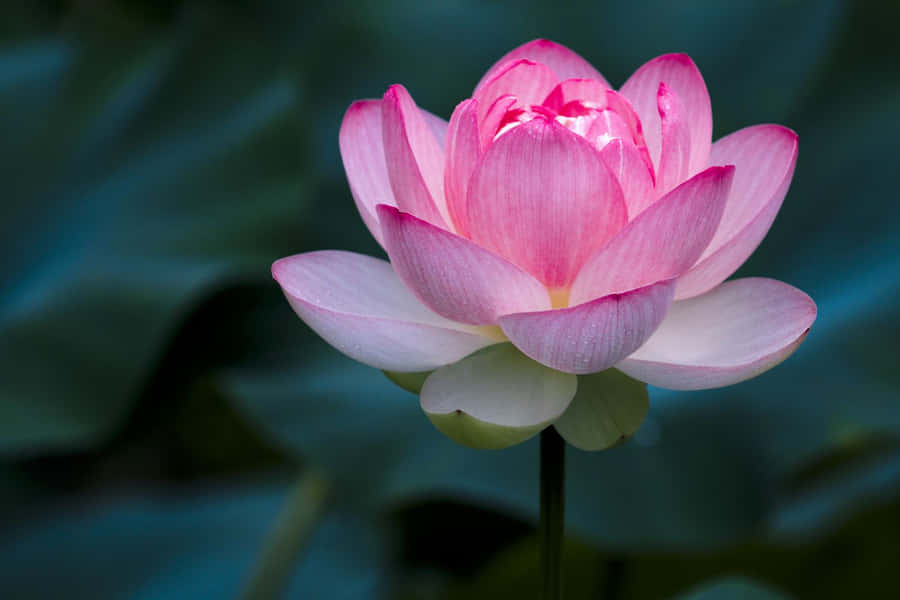
#> input picture Lab 3/image.png, 900 x 600 px
$ jupyter execute notebook.ipynb
#> lines starting #> are read from the running program, lines starting #| are printed output that depends on the picture
[cell 1]
import numpy as np
import matplotlib.pyplot as plt
import cv2

[cell 2]
# Display the original image
img = plt.imread('image.png' )
#> img is the input picture: shape (600, 900, 3) float32; mean R, G, B 0.254, 0.261, 0.299
plt.imshow(img)
plt.title('image' )
plt.axis('off')
plt.show()

[cell 3]
# Print image information
print(type(img))
#| <class 'numpy.ndarray'>
print(img.shape)
#| (600, 900, 3)
print(img.ndim)
#| 3
print(img.size)
#| 1620000
print(img.dtype)
#| float32

[cell 4]
# Slicing: Display a portion of the image
plt.figure(figsize=(8, 6))
plt.imshow(img[100:400, 100:400, :])
plt.title('Sliced Image')
plt.axis('off')
plt.show()

[cell 5]
# RGB Channels: Separate and display R, G, B channels
R = img[:, :, 0]
G = img[:, :, 1]
B = img[:, :, 2]
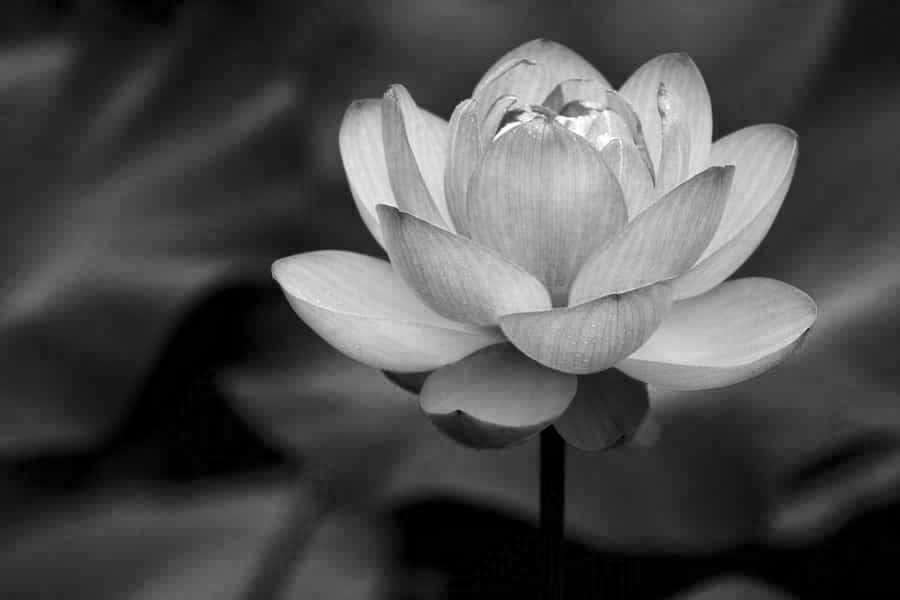
#> B: shape (600, 900) float32; min 0, max 1, mean 0.299

output = [img, R, G, B]
titles = ['Original Image', 'R Channel', 'G Channel', 'B Channel']

plt.figure(figsize=(12, 8))
for i in range(4):
    plt.subplot(2, 2, i + 1)
    plt.axis('off')
    plt.title(titles[i])
    if i == 0:
        plt.imshow(output[i])
    else:
        plt.imshow(output[i], cmap='gray')
plt.show()

[cell 6]
# Motion Difference (using example images - replace with your own)
t4 = plt.imread('t4.jpg') # Placeholder - replace with your actual image
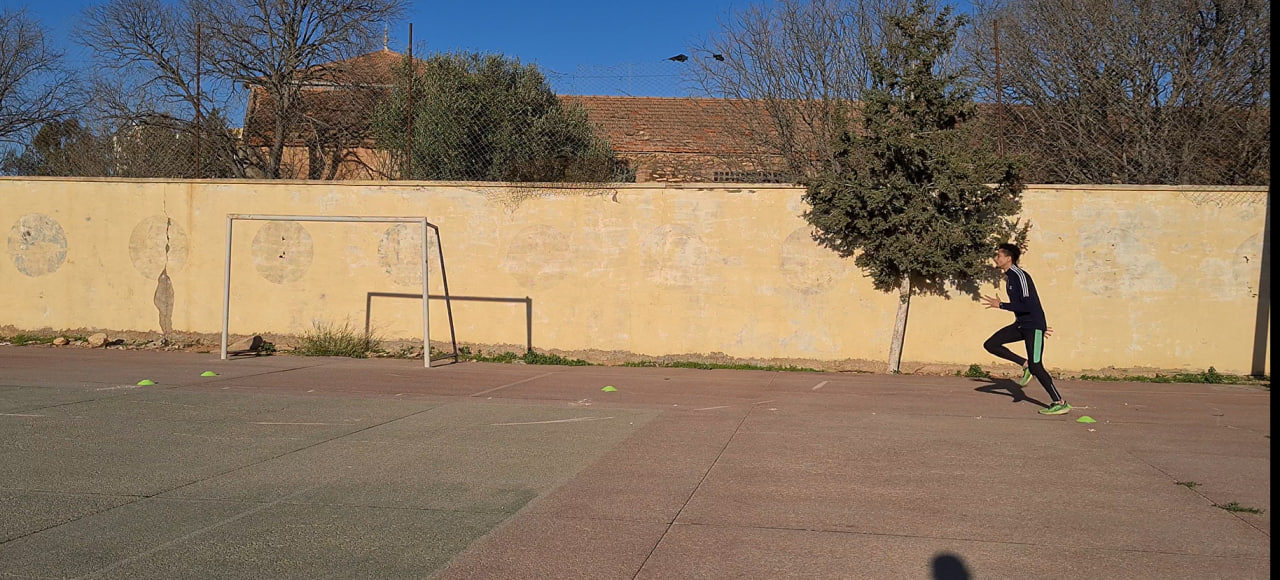
#> input picture Lab 3/t4.jpg, 1280 x 580 px
#> t4 is the input picture: shape (580, 1280, 3); mean R, G, B 134, 117.5, 99.5
t5 = plt.imread('t5.jpg') # Placeholder - replace with your actual image
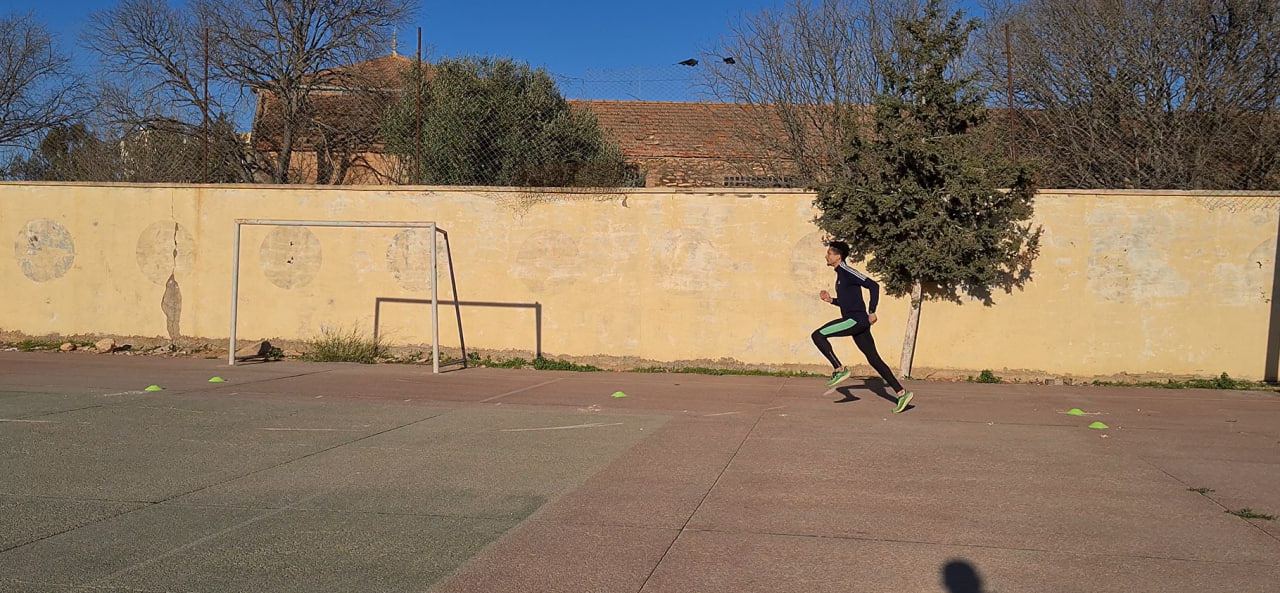
#> input picture Lab 3/t5.jpg, 1280 x 593 px
#> t5 is the input picture: shape (593, 1280, 3); mean R, G, B 134.5, 118, 100.6
# Create a figure and subplots
plt.figure(figsize=(12, 6))  # Adjust figure size as needed

# Plot t4
plt.subplot(1, 2, 1)  # 1 row, 2 columns, first subplot
plt.imshow(t4)
plt.title('Image t4')
plt.axis('off')  # Optional: Turn off axis ticks and labels

# Plot t5
plt.subplot(1, 2, 2)  # 1 row, 2 columns, second subplot
plt.imshow(t5)
plt.title('Image t5')
plt.axis('off')  # Optional

# Display the plots
plt.show()

[cell 7]
t4_resized = cv2.resize(t4, (t5.shape[1], t5.shape[0]))  # (width, height)

# Ensure images are of the same size for subtraction
if t4_resized.shape != t5.shape:
    print("Error: Images must have the same dimensions for motion difference.")
else:
    motion_diff = np.abs(t5.astype(np.int16) - t4_resized.astype(np.int16)).astype(np.uint8)  # Use int16 to avoid overflow/underflow

    plt.figure(figsize=(8, 6))
    plt.imshow(motion_diff)
    plt.title('Motion Difference')
    plt.axis('off')
    plt.show()

[cell 8]
low_contrast_img = motion_diff * 0.5 + 137
low_contrast_img = np.clip(low_contrast_img, 0, 255).astype(np.uint8)
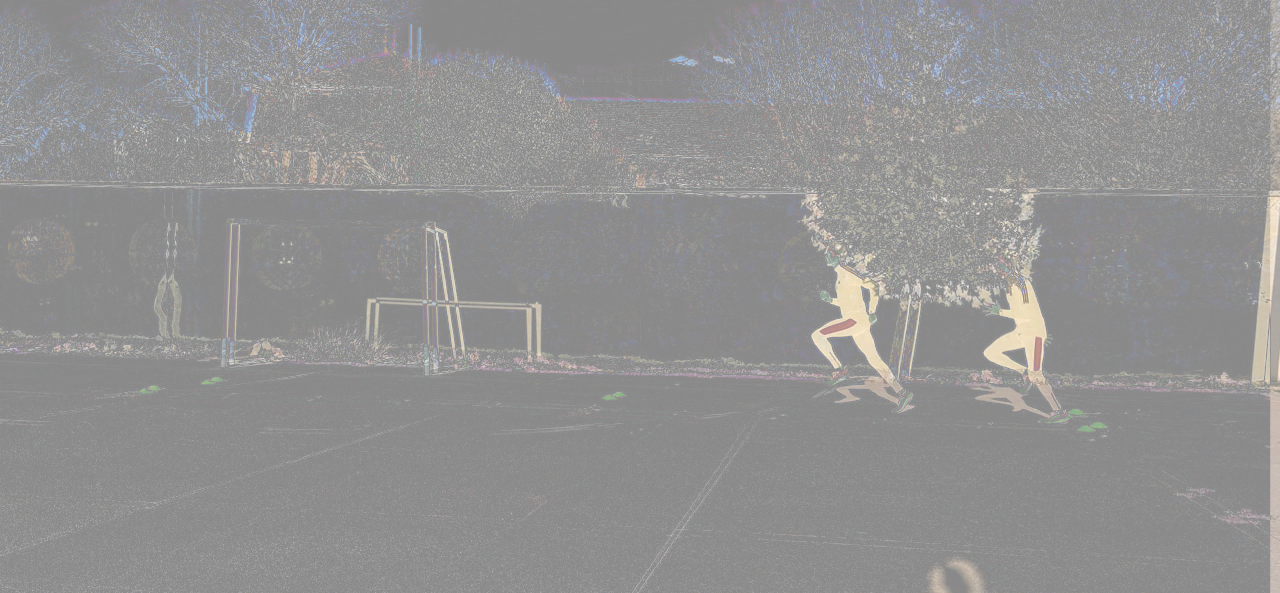
#> low_contrast_img: shape (593, 1280, 3); mean R, G, B 146, 145.5, 145.7

plt.imshow(low_contrast_img)
plt.title('Reduced Contrast')
plt.axis('off')
#> Out = (-0.5, 1279.5, 592.5, -0.5)

[cell 9]
brightened_img = motion_diff + 50  # Add a constant value to all pixels
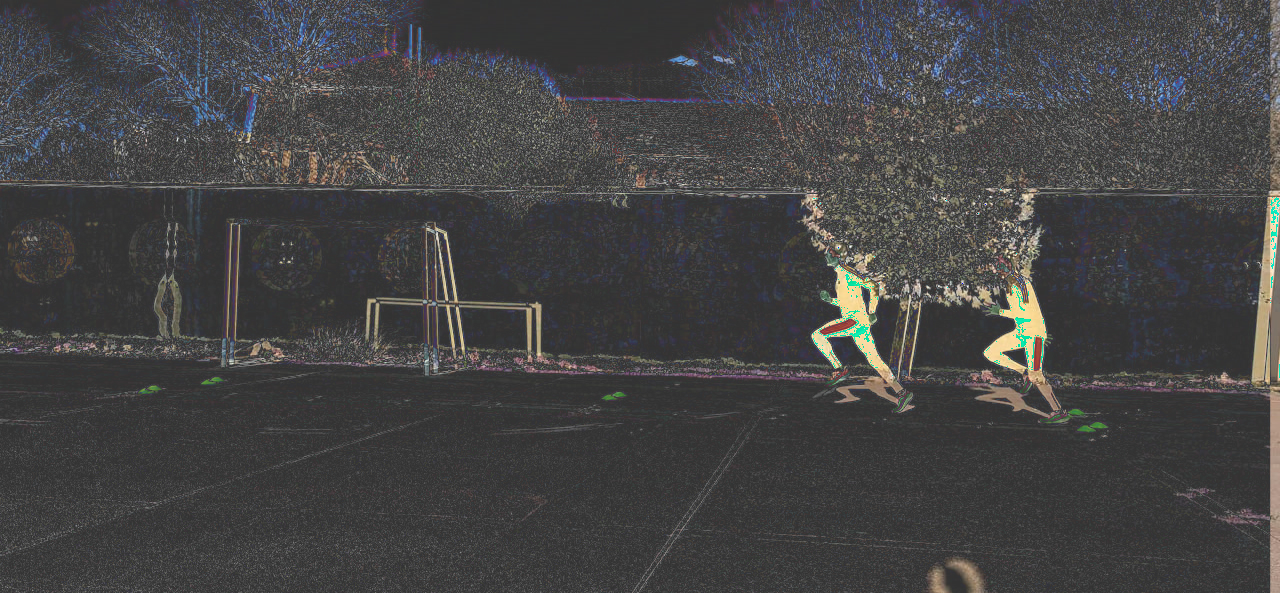
#> brightened_img: shape (593, 1280, 3); mean R, G, B 68.1, 67.6, 67.9
brightened_img = np.clip(brightened_img, 0, 255).astype(np.uint8)

plt.imshow(brightened_img)
plt.title('Brightened')
plt.axis('off')
#> Out = (-0.5, 1279.5, 592.5, -0.5)

[cell 10]
high_contrast_img = motion_diff * 1.5   # Amplify the pixel differences.
high_contrast_img = np.clip(high_contrast_img, 0, 255).astype(np.uint8)
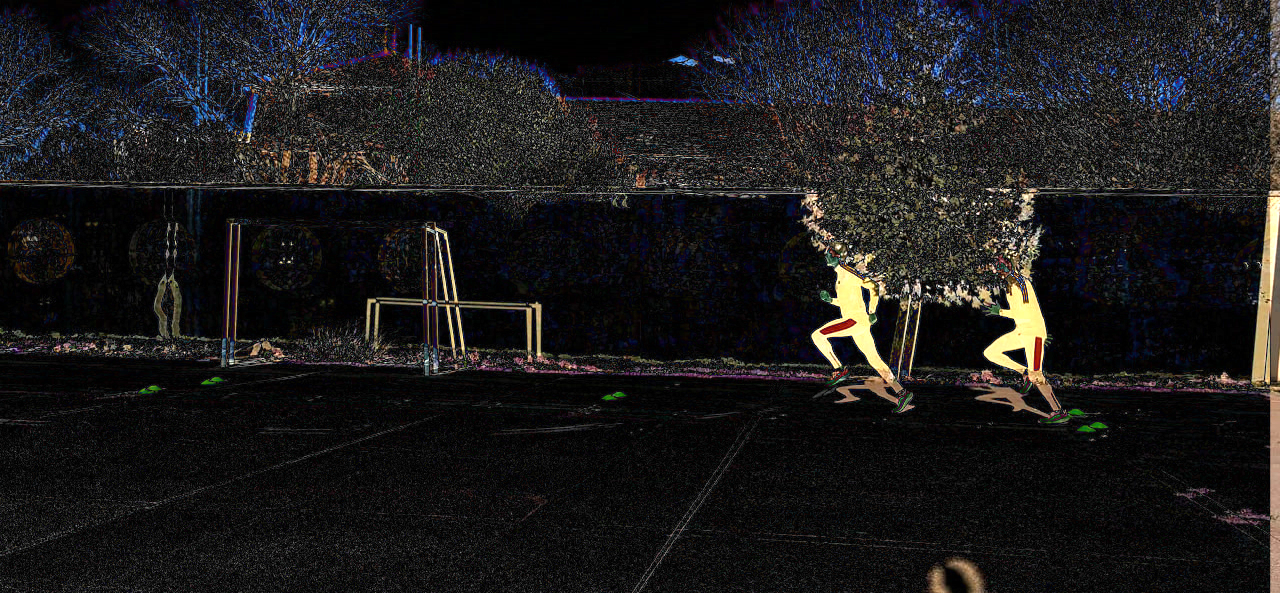
#> high_contrast_img: shape (593, 1280, 3); mean R, G, B 27.2, 26.1, 26.6

plt.imshow(high_contrast_img)
plt.title('Increased Contrast')
plt.axis('off')
#> Out = (-0.5, 1279.5, 592.5, -0.5)
